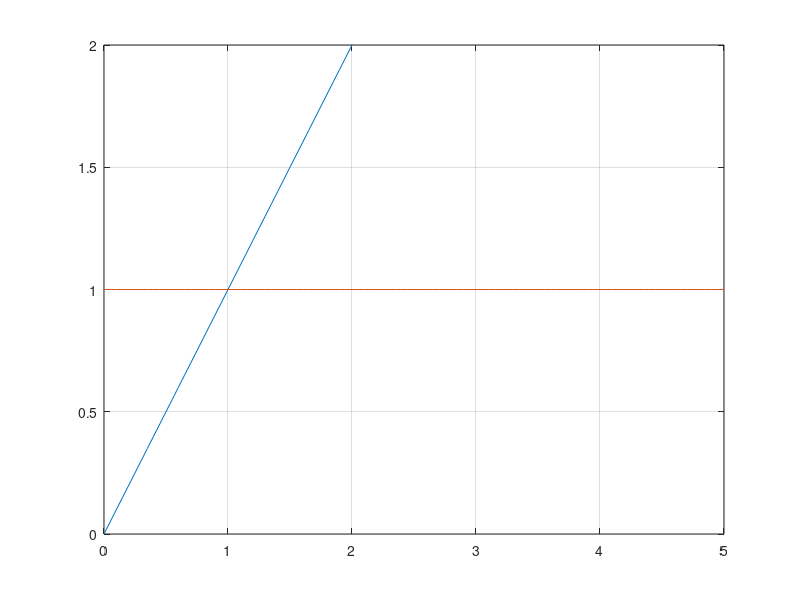

MATLAB code for this plot:
clear all
close all

Es=1;
Cd=1;

for ii=1:101
  Omega=(ii-1)*.05;
  Freq(ii)=Omega;
  Estorage(ii)=Es;
  Eloss=Cd*Omega;
  Eta(ii)=Eloss/Estorage(ii);
end

plot(Freq,Eta,Freq,Estorage)
axis([0,5,0,2])
grid
